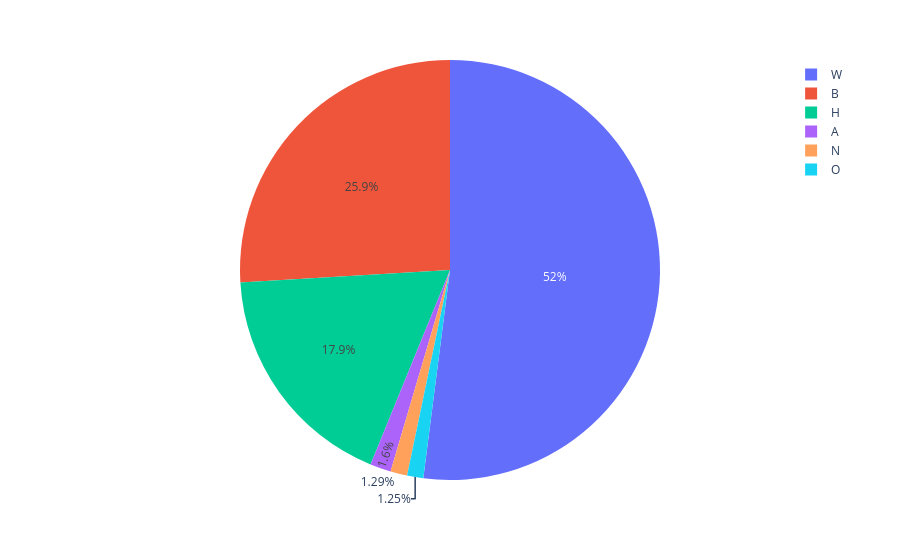

Source (notebook cell):
### Code cell
fig = px.pie(shot_by_race, values='count', names=shot_by_race.index)
fig.show()

### Figure 1 — Plotly figure (JSON) as saved in the notebook; plotly's stock layout.template omitted (floating-point values rounded to 4 significant figures)
{"data": [{"domain": {"x": [0, 1], "y": [0, 1]}, "hovertemplate": "label=%{label}<br>count=%{value}<extra></extra>", "labels": ["W", "B", "H", "A", "N", "O"], "legendgroup": "", "name": "", "showlegend": true, "type": "pie", "values": [1167, 582, 401, 36, 29, 28]}], "layout": {"legend": {"tracegroupgap": 0}, "margin": {"t": 60}}}
